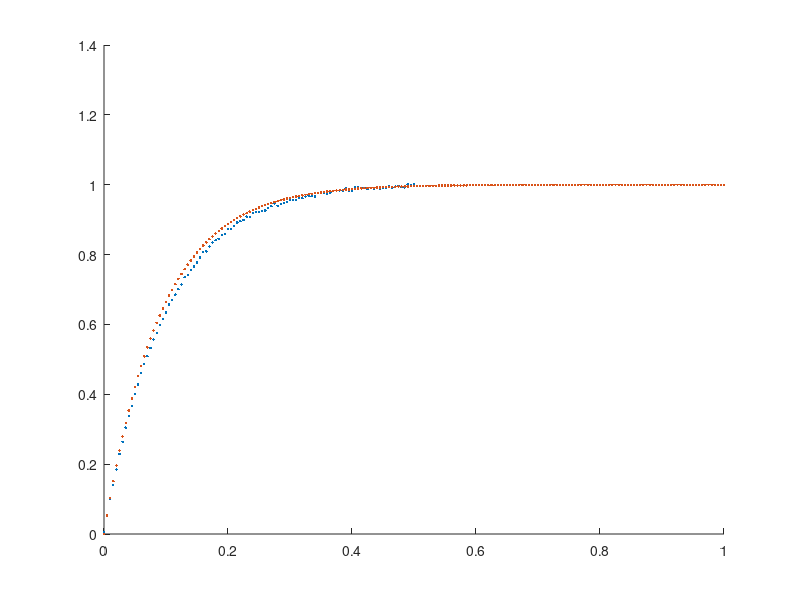

The MATLAB script that drew this image:
clc
clear all
close all

R=1e5;
c=1e-6;
a=tf('s')
H=1/(R*c*a+1);
T=.005;
t=0:T:.5;
[vo t]=step(H,t);
vo=vo+rand(length(t),1)*.01;

yp=real(log(1-vo));
u=t;

km=u'*yp/(u'*u);
tao=-1/km
tm=0:T:1;
hold on
g=1-exp(km*tm);
hold on
plot(t,vo,'.')
plot(tm,g,'.')
